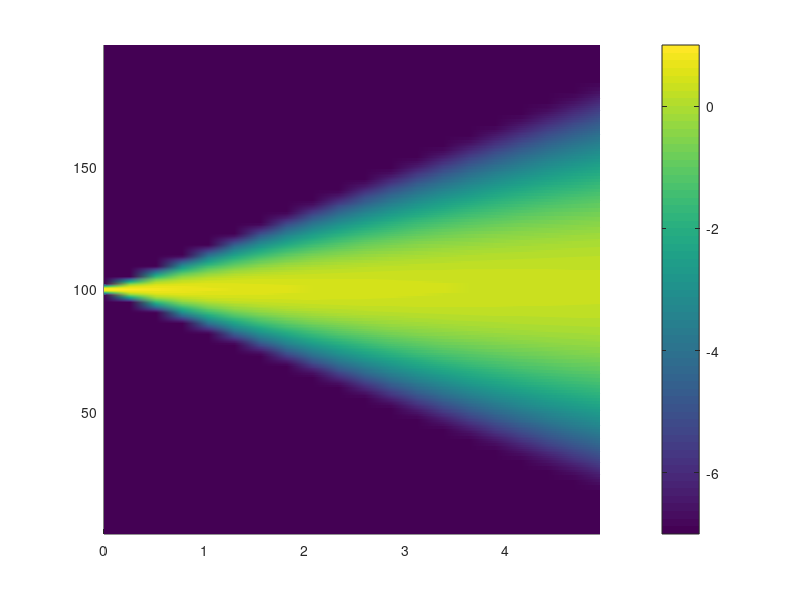

This figure's MATLAB source:
A=importdata('outPhiRetrieved.txt');
r=importdata('rhofile.txt');
t=importdata('timefile.txt');

[T R]=meshgrid(t,r);

B=reshape(A,3000,20);
figure
surfc(T',R',log10(B'+1e-7),'FaceColor','interp',...
        'EdgeColor','none')
    view(2)
    
    grid on
    caxis([-7 1])
 %camlight left   
 colorbar
    axis tight
